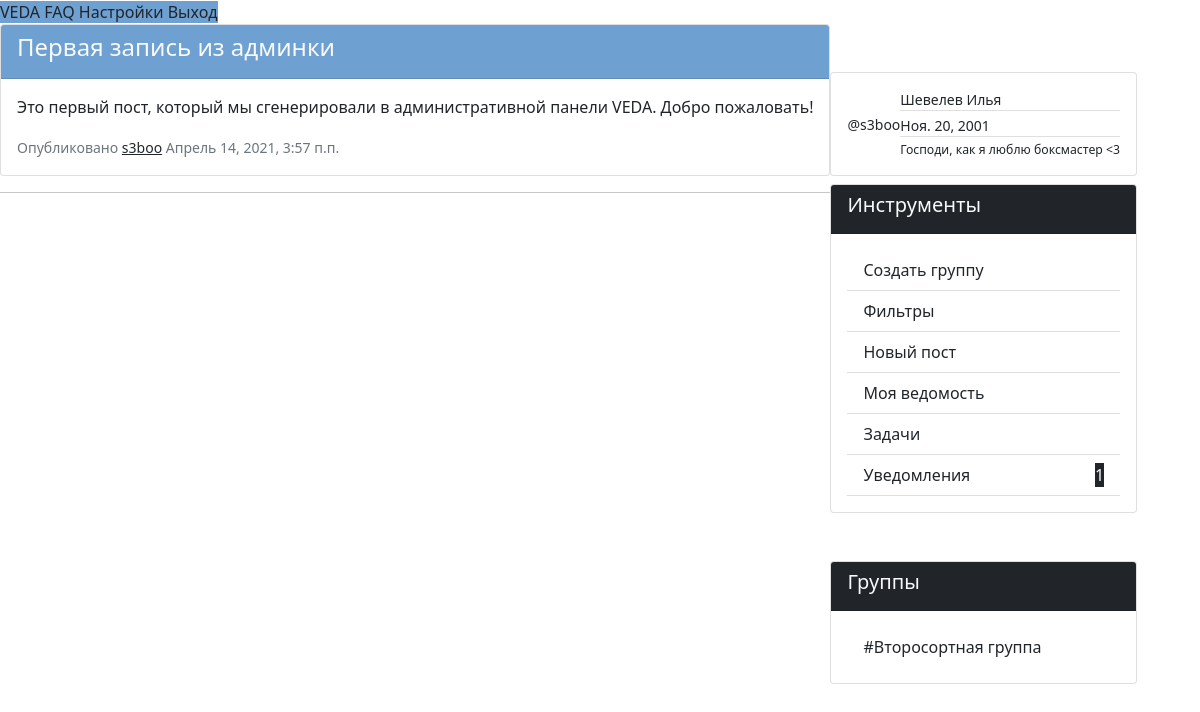
Page / (signed in) on the earlier database version.
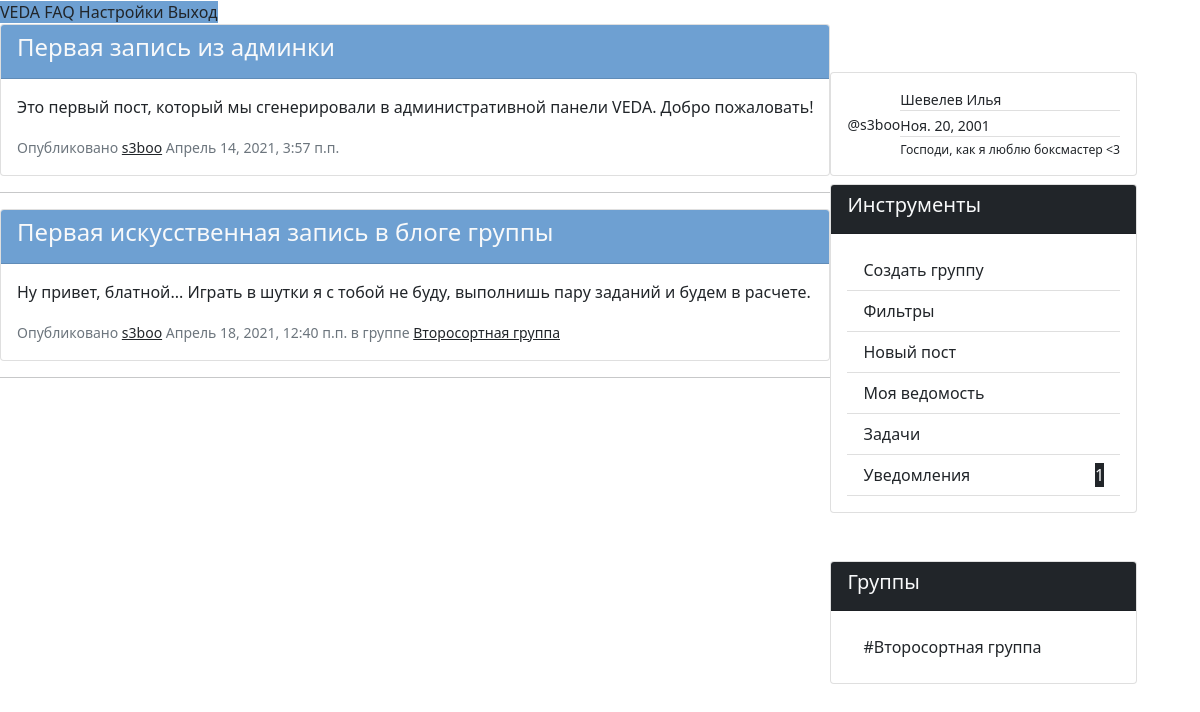
Same page on the later database version.
### VEDA_application/models.py (models this page shows, shortened)
class Admin_post(models.Model):
    class Meta():
        ordering = ['-date_of_create']
    author = models.ForeignKey(
        Client,
        on_delete=models.SET_NULL,
        null=True
    ) # Автор поста, может отсутствовать
    article = models.CharField(max_length=50)                   # Заголовок поста
    text = models.TextField()                                   # Сообщение поста, неограниченное количество знаков
    date_of_create = models.DateTimeField(auto_now_add=True)    # Дата и время публикации поста

class Client(models.Model):
    def __str__(self):
        return self.user.username
    user = models.OneToOneField(
        User,
        on_delete=models.CASCADE,
    )   # Связь один-к-одному с пользователем
    father = models.ForeignKey(
        Parent,
        on_delete=models.SET_NULL,
        null=True,
        related_name='father'
    ) # Связь с родителем внешним ключем
    mother =  models.ForeignKey(
        Parent,
        on_delete=models.SET_NULL,
        null=True,
        related_name='mother'
    ) # Связь с родителем внешним ключом
    status = models.CharField(max_length=100)                       # Поле статуса (отображается в профиле пользователя)
    hobbies = models.CharField(max_length=100)                      # Поле хобби (используется куратором и отображается в профиле)
    day_of_birthday = models.DateField(null=True)                   # Поле дня рождения (используется куратором и отображается в профиле)
    adress = models.CharField(max_length=50)                        # Поле адреса (используется только куратором и не виден в профиле)
    gender = models.CharField(choices=(
        ('M', 'Male'),
        ('F', 'Female'),
        ('O', 'Other')
    ), max_length=50, null=True)
    userpic = models.ImageField(upload_to='userpics', null=True)    # Аватар пользователя

class Group(models.Model):
    def __str__(self):
            return self.name
    moderators = models.ManyToManyField(
        Client,
        related_name='moderators',
        blank=True,
    ) # Количество модераторов не ограничено, связаны внешней таблицей с Client
    listeners = models.ManyToManyField(
        Client,
        related_name='listeners',
        blank=True,
    ) # Количество подписчиков не ограничено, связаны внешней таблицей с Client
    name = models.CharField(max_length=40)              # Название группы
    shedule = models.FileField(upload_to='shedules')    # Расписание группы
    ratings =  models.FileField(upload_to='ratings')    # Оценки в группе
    sheet = models.FileField(upload_to='sheets')        # Вся ведомость по группе

class Group_post(models.Model):
    class Meta():
        ordering = ['-date_of_create']
    group = models.ForeignKey(
        Group,
        on_delete=models.CASCADE
    ) # Группа-автор
    author = models.ForeignKey(
        Client,
        on_delete=models.SET_NULL,
        null=True
    ) # Автор поста, может отсутствовать
    article = models.CharField(max_length=50)                   # Заголовок поста
    text = models.TextField()                                   # Сообщение поста, неограниченное количество знаков
    date_of_create = models.DateTimeField(auto_now_add=True)    # Дата и время публикации поста

### VEDA_application/views.py (the view)
# urls.py: path('', views.index, name="index")                            # главная страница
def index(request):
    if request.method == 'GET':
        return render(request, 'index.html', context={
            'admin_posts': models.Admin_post.objects.all(),
            'groups': models.Group.objects.filter(listeners__user__username=request.user.username),                     # группы, где есть текущий пользователь
            'group_posts': models.Group_post.objects.filter(group__listeners__user__username=request.user.username),    # посты в группах, в которых находится пользователь
            'notifications': models.Notification.objects.filter(receiver__user__username=request.user.username),        # уведомления для пользователя
            'tasks': models.Task.objects.filter(receiver__user__username=request.user.username)                         # задачи из группа для пользователя
        })

### VEDA_application/templates/index.html (shortened to what the changed rows need)
{% extends 'main_template.html' %}
{% load static %}
{% block application %}
  <div id="index">
    <b-container class="mt-5">
      <b-row align-h="between" class="d-flex flex-column-reverse flex-md-row">
        <b-col cols="12" {% if user.is_authenticated %} md="6" lg="8" {% endif %} class="p-0 mt-md-0 mt-3">
          <b-tabs  justified>
            <b-tab title="Блог разработчика" active class="pt-3">
              {% for post in admin_posts %}
                <div class="card card-outline-secondary mb-3">
                  <div class="card-header bg-blue text-light">
                    <h4>{{ post.article }}</h4>
                  </div>
                  <div class="card-body">
                    <p>{{ post.text }}</p>
                    <small class="text-muted">Опубликовано <a class="text-dark" href="#">{{ post.author }}</a>  {{ post.date_of_create }}</small>
                  </div>
                </div>
                <hr>
              {% endfor %}
            </b-tab>
            {% if user.is_authenticated %}
              <b-tab title="Новости из групп" class="pt-3">
                {% for post in group_posts %}
                  <div class="card card-outline-secondary mb-3">
                    <div class="card-header bg-blue text-light d-flex justify-content-between flex-column">
                      <h4 >{{ post.article }}</h4>
                    </div>
                    <div class="card-body">
                      <p>{{ post.text }}</p>
                      <small class="text-muted">Опубликовано <a class="text-dark" href="#">{{ post.author }}</a>  {{ post.date_of_create }} в группе <a href="{% url 'group' post.group.id %}" class="text-dark">{{ post.group }}</a>
                      </small>
                    </div>
                  </div>
                  <hr>
                {% endfor %}
              </b-tab>
            {% endif %}
          </b-tabs>
        </b-col>
        {% if user.is_authenticated %}
          <b-col cols="12" md=5 lg=3 class="p-0">
            <div class="card card-outline-secondary mt-5">
              <div class="card-body">
                <div class="list-group list-group-flush">
                  {% for group in groups %}
                    <a href="{% url 'group' group.id %}" class="list-group-item list-group-item-action ">#{{ group.name }}</a>
                  {% endfor %}
                </div>
              </div>
            </div>
          </b-col>
        {% endif %}
      </b-row>
    </b-container>
  </div>
{% endblock application %}

Differences in the rows shown:
added Group_post: article "Первая искусственная запись в блоге группы", text "Ну привет, блатной... Играть в шутки я с тобой не буду, выполнишь пару заданий и будем в расчете.", author "s3boo", date_of_create "Апрель 18, 2021, 12:40 п.п.", group "Второсортная группа"
